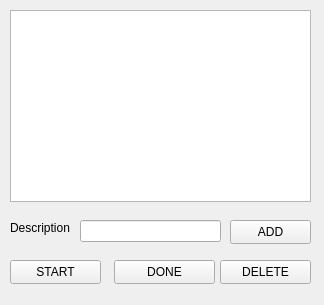
<?xml version="1.0" encoding="UTF-8"?>
<ui version="4.0">
 <class>programmerWindow</class>
 <widget class="QWidget" name="programmerWindow">
  <property name="geometry">
   <rect>
    <x>0</x>
    <y>0</y>
    <width>324</width>
    <height>305</height>
   </rect>
  </property>
  <property name="windowTitle">
   <string>programmerWindow</string>
  </property>
  <widget class="QListWidget" name="listWidget">
   <property name="geometry">
    <rect>
     <x>10</x>
     <y>10</y>
     <width>301</width>
     <height>192</height>
    </rect>
   </property>
  </widget>
  <widget class="QPushButton" name="deleteButton">
   <property name="geometry">
    <rect>
     <x>220</x>
     <y>260</y>
     <width>91</width>
     <height>24</height>
    </rect>
   </property>
   <property name="text">
    <string>DELETE</string>
   </property>
  </widget>
  <widget class="QPushButton" name="doneButton">
   <property name="geometry">
    <rect>
     <x>114</x>
     <y>260</y>
     <width>101</width>
     <height>24</height>
    </rect>
   </property>
   <property name="text">
    <string>DONE</string>
   </property>
  </widget>
  <widget class="QPushButton" name="startButton">
   <property name="geometry">
    <rect>
     <x>10</x>
     <y>260</y>
     <width>91</width>
     <height>24</height>
    </rect>
   </property>
   <property name="text">
    <string>START</string>
   </property>
  </widget>
  <widget class="QPushButton" name="addButton">
   <property name="geometry">
    <rect>
     <x>230</x>
     <y>220</y>
     <width>81</width>
     <height>24</height>
    </rect>
   </property>
   <property name="text">
    <string>ADD</string>
   </property>
  </widget>
  <widget class="QLabel" name="label">
   <property name="geometry">
    <rect>
     <x>10</x>
     <y>220</y>
     <width>71</width>
     <height>16</height>
    </rect>
   </property>
   <property name="text">
    <string>Description</string>
   </property>
  </widget>
  <widget class="QLineEdit" name="lineEdit">
   <property name="geometry">
    <rect>
     <x>80</x>
     <y>220</y>
     <width>141</width>
     <height>22</height>
    </rect>
   </property>
  </widget>
 </widget>
 <resources/>
 <connections/>
</ui>
